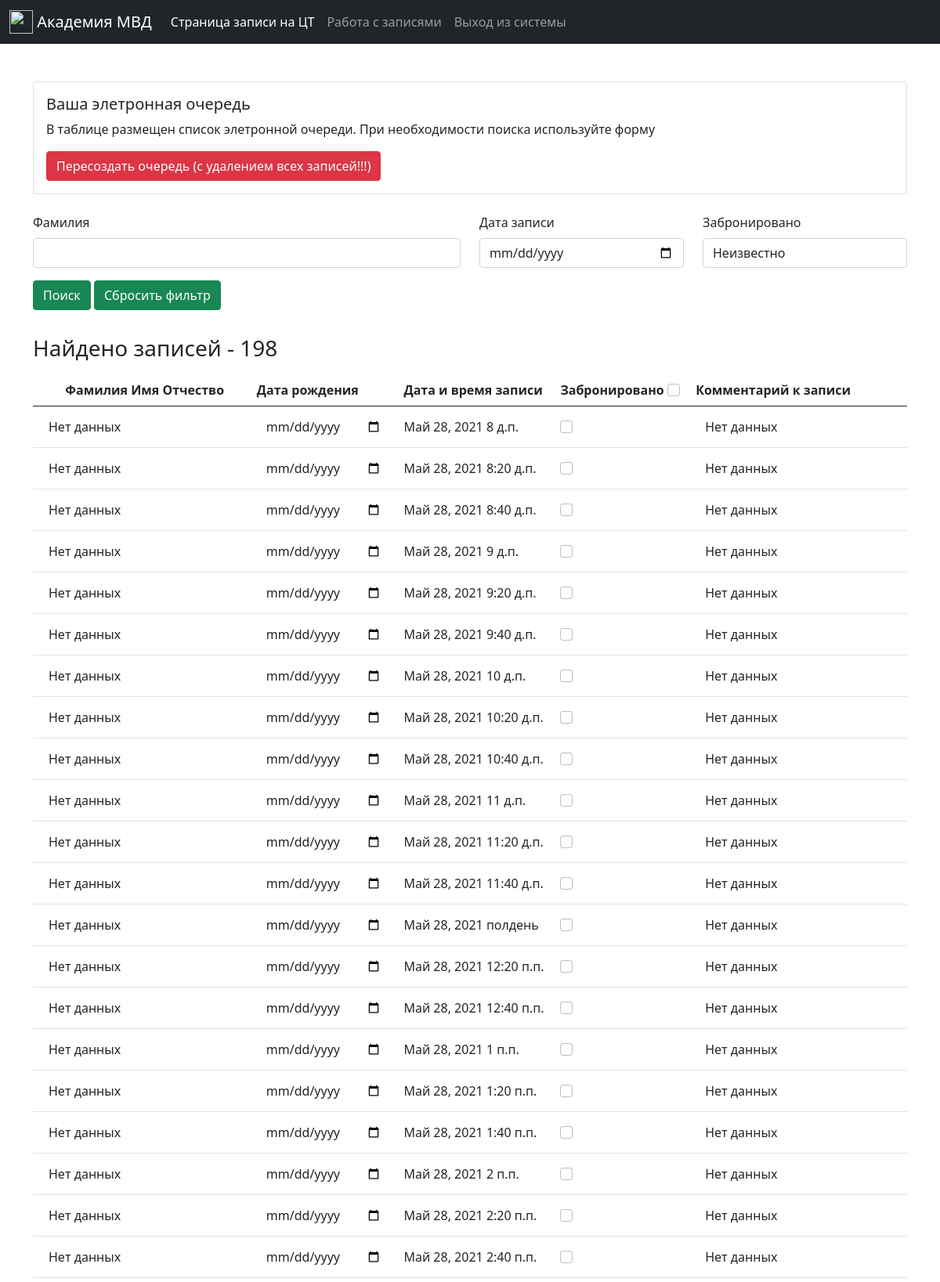
The page /dashboard/ (signed in, upper part) on the database its author committed.
### appointment/models.py (models this page shows, shortened)
class Appointment(models.Model):
    date_appointment = models.DateField(verbose_name="Дата записи")
    time_appointment = models.TimeField(verbose_name="Время записи")
    last_name = models.CharField(max_length=255, verbose_name="Фамилия, имя, отчество", blank=True, null=True)
    date_of_birth = models.CharField(max_length=20, verbose_name="Дата рождения", blank=True, null=True)
    email = models.EmailField(verbose_name="E-mail", blank=True, null=True)
    date_of_write = models.DateTimeField(verbose_name="Дата записи", blank=True, null=True, auto_now=True)
    is_booked = models.BooleanField(verbose_name="Забронировано", default=False)
    comment = models.TextField(verbose_name="Комментарий к записи", blank=True, null=True)
    class Meta:
        ordering = ('pk',)
        verbose_name = 'Запись на тестирование'
        verbose_name_plural = 'Записи на тестирование'

### dashboard/views.py (the view)
# urls.py: path('', login_required(views.dashboard_main), name='main'),
def dashboard_main(request):
    f = AppointmentFilter(request.GET, queryset=Appointment.objects.all().order_by('date_appointment',
                                                                                   'time_appointment'))
    paginator = Paginator(f.qs, 100)
    page = request.GET.get('page')
    items = paginator.get_page(page)
    return render(request, 'dashboard/dashboard_main.html', {'appointment_list': items,
                                                             'filter': f,
                                                             })

### dashboard/templatetags/url_replace.py (called while the page is built)
@register.simple_tag
def url_replace(request, field, value):
    d = request.GET.copy()
    d[field] = value
    return d.urlencode()

### dashboard/templates/dashboard/dashboard_main.html (shortened to what this page needs)
{% extends 'base.html' %}
{% load static %}
{% load widget_tweaks %}
{% load url_replace %}
{% block own_css %}
    <link rel="stylesheet" type="text/css" href="{% static 'dashboard/css/main.css' %}">
{% endblock %}
{% block content %}
    {% include 'dashboard/nav.html' %}
    <div class="container">
        <br>
        <br>
        <div class="card" style="width: 100%;">
            <div class="card-body">
                <h5 class="card-title">Ваша элетронная очередь</h5>
                <p class="card-text">В таблице размещен список элетронной очереди. При необходимости поиска используйте
                    форму</p>
                {% if appointment_list %}
                    <a href="{% url 'dashboard:queue_create' %}" class="btn btn-danger">
                        Пересоздать очередь (с удалением всех записей!!!)</a>
                {% else %}
                    <a href="{% url 'dashboard:queue_create' %}" class="btn btn-primary">
                        Создать новую очередь
                    </a>
                {% endif %}
            </div>
        </div>
        <br>
        <form action="{% url 'dashboard:main' %}" method="get">
            <div class="row">
                <div class="col-md-6">
                    <div class="mb-3">
                        <label for="exampleInputEmail1" class="form-label">Фамилия</label>
                        {% render_field filter.form.last_name class+="form-control" %}
                    </div>
                </div>
                <div class="col-md-3">
                    <div class="mb-3">
                        <label for="exampleInputEmail1" class="form-label">Дата записи</label>
                        {% render_field filter.form.date_appointment class+="form-control" %}
                    </div>
                </div>
                <div class="col-md-3">
                    <div class="mb-3">
                        <label for="exampleInputEmail1" class="form-label">Забронировано</label>
                        {% render_field filter.form.is_booked class+="form-control" %}
                    </div>
                </div>
            </div>
            <button type="submit" class="btn btn-success">Поиск</button>
            <a href="{% url 'dashboard:main' %}" class="btn btn-success">Сбросить фильтр</a>
        </form>
    </div>
    <br>
    {% if appointment_list %}
        <div class="container">
            <h3 class="mt-2 mb-3">Найдено записей - {{ filter.qs.count }}</h3>
            <table class="table table-hover">
                <thead>
                <tr>
                    <th scope="col">
                        <a href="?{% url_replace request 'ordering' 'last_name' %}"><i class="fas fa-sort-amount-up-alt"></i></a>
                        <a href="?{% url_replace request 'ordering' '-last_name' %}"><i class="fas fa-sort-amount-up"></i></a>
                        Фамилия Имя Отчество</th>
                    <th scope="col">
                        Дата рождения</th>
                    <th scope="col">Дата и время записи</th>
                    <th scope="col">Забронировано <input class="form-check-input is_booked_all_checkbox" type="checkbox"
                                                         value="" id="is_booked_all_checkbox_id"></th>
                    <th scope="col">Комментарий к записи</th>
                </tr>
                </thead>
                <tbody>
                {% for item in appointment_list %}
                    <tr>
                        <th scope="row">
                            <input type="text" class="form-control no_border_input" id="id_last_name_{{ item.id }}" value="{{ item.last_name|default_if_none:"Нет данных" }}">
                        </th>
                        <td>
                            <input type="date" class="form-control no_border_input" id="id_date_of_birth_{{ item.id }}" value="{{ item.date_of_birth }}">
                        </td>
                        <td>{{ item.date_appointment }} {{ item.time_appointment }}</td>
                        <td>
                            {% if item.is_booked %}
                                <input class="form-check-input is_booked_checkbox may_be_disabled" type="checkbox"
                                       value="{{ item.id }}" checked>
                                <nobr>{{ item.date_of_write }}</nobr>
                            {% else %}
                                <input class="form-check-input is_booked_checkbox may_be_disabled" type="checkbox"
                                       value="{{ item.id }}">
                            {% endif %}
                        </td>
                        <td>
                            <input type="text" class="form-control no_border_input" id="id_comment_{{ item.id }}" value="{{ item.comment|default_if_none:"Нет данных" }}">
                        </td>
                    </tr>
                {% endfor %}
                </tbody>
            </table>
        </div>
    {% else %}
        <p style="margin-left: 12px;">Список пуст!</p>
    {% endif %}
{% endblock %}

### templates/base.html (shortened to what this page needs)
<!doctype html>
<html lang="ru">
{% load static %}
<head>
    <link rel="stylesheet" type="text/css"
          href="{% static 'appointment/css/fontawesome-free-5.15.3-web/css/all.css' %}">
    <link rel="stylesheet" type="text/css" href="{% static 'appointment/css/bootstrap/bootstrap.min.css' %}">
    {% block own_css %}
    {% endblock %}
</head>
<body>
{% block content %}
{% endblock %}
</body>
</html>

### dashboard/templates/dashboard/nav.html (shortened to what this page needs)
{% load static %}
<nav class="navbar navbar-expand-lg navbar-dark bg-dark">
    <div class="container-fluid">
        <a class="navbar-brand" href="{% url 'appointment:index' %}"><img src="{% static 'appointment/img/favicon.ico' %}" width="30" height="30" class="d-inline-block align-top" alt="" loading="lazy">&nbsp;Академия МВД</a>
        <div class="collapse navbar-collapse" id="navbarSupportedContent">
                <ul class="navbar-nav me-auto mb-2 mb-lg-0">
                    <li class="nav-item">
                        <a class="nav-link active" aria-current="page" href="{% url 'appointment:index' %}">Страница записи на ЦТ</a>
                    </li>
                    <li class="nav-item">
                    <li><a class="nav-link" href="{% url 'dashboard:main' %}">Работа с записями</a></li>
                    </li>
                    <li class="nav-item">
                        <a class="nav-link" href="{% url 'logout' %}">Выход из системы</a>
                    </li>
                </ul>
        </div>
    </div>
</nav>

### dashboard/static/dashboard/css/main.css (style rules this page uses)
th, td { vertical-align: middle; }
.no_border_input { border: 0; outline: 0; }

### rows shown on the page
Appointment: last_name "Нет данных", date_appointment "Май 28, 2021", time_appointment "8 д.п.", comment "Нет данных"
Appointment: last_name "Нет данных", date_appointment "Май 28, 2021", time_appointment "8:20 д.п.", comment "Нет данных"
Appointment: last_name "Нет данных", date_appointment "Май 28, 2021", time_appointment "8:40 д.п.", comment "Нет данных"
Appointment: last_name "Нет данных", date_appointment "Май 28, 2021", time_appointment "9 д.п.", comment "Нет данных"
Appointment: last_name "Нет данных", date_appointment "Май 28, 2021", time_appointment "9:20 д.п.", comment "Нет данных"
Appointment: last_name "Нет данных", date_appointment "Май 28, 2021", time_appointment "9:40 д.п.", comment "Нет данных"
Appointment: last_name "Нет данных", date_appointment "Май 28, 2021", time_appointment "10 д.п.", comment "Нет данных"
Appointment: last_name "Нет данных", date_appointment "Май 28, 2021", time_appointment "10:20 д.п.", comment "Нет данных"
Appointment: last_name "Нет данных", date_appointment "Май 28, 2021", time_appointment "10:40 д.п.", comment "Нет данных"
Appointment: last_name "Нет данных", date_appointment "Май 28, 2021", time_appointment "11 д.п.", comment "Нет данных"
Appointment: last_name "Нет данных", date_appointment "Май 28, 2021", time_appointment "11:20 д.п.", comment "Нет данных"
Appointment: last_name "Нет данных", date_appointment "Май 28, 2021", time_appointment "11:40 д.п.", comment "Нет данных"
Appointment: last_name "Нет данных", date_appointment "Май 28, 2021", time_appointment "полдень", comment "Нет данных"
Appointment: last_name "Нет данных", date_appointment "Май 28, 2021", time_appointment "12:20 п.п.", comment "Нет данных"
Appointment: last_name "Нет данных", date_appointment "Май 28, 2021", time_appointment "12:40 п.п.", comment "Нет данных"
Appointment: last_name "Нет данных", date_appointment "Май 28, 2021", time_appointment "1 п.п.", comment "Нет данных"
Appointment: last_name "Нет данных", date_appointment "Май 28, 2021", time_appointment "1:20 п.п.", comment "Нет данных"
Appointment: last_name "Нет данных", date_appointment "Май 28, 2021", time_appointment "1:40 п.п.", comment "Нет данных"
Appointment: last_name "Нет данных", date_appointment "Май 28, 2021", time_appointment "2 п.п.", comment "Нет данных"
Appointment: last_name "Нет данных", date_appointment "Май 28, 2021", time_appointment "2:20 п.п.", comment "Нет данных"
Appointment: last_name "Нет данных", date_appointment "Май 28, 2021", time_appointment "2:40 п.п.", comment "Нет данных"

### other values the page prints
{{ filter.qs.count }} "198"
